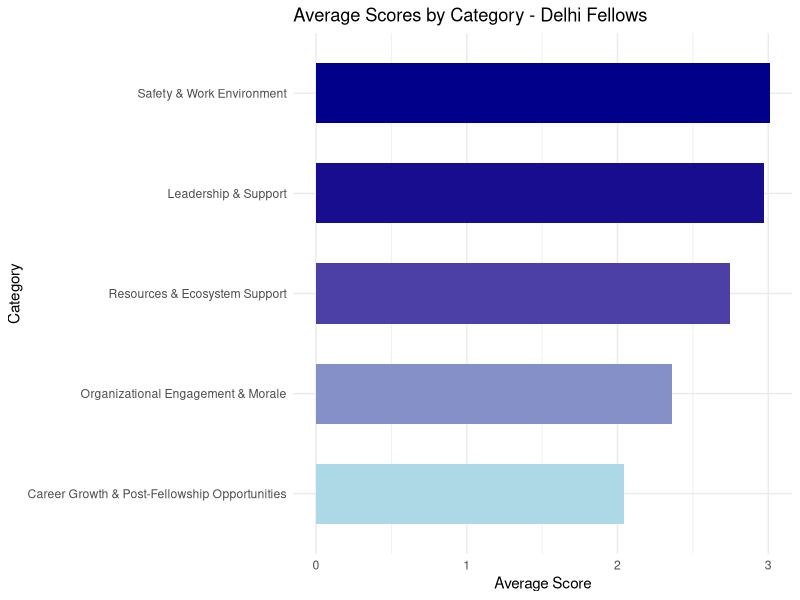

Recreate this plot in R. (Note: this script raises an error after producing the figure.)
#libraries
library(readr)
library(tidyverse)


# Loading Data and Cleaning -----------------------------------------------


#Loading Data (Delhi) (&Deleting the last column)
data <- read_csv("fes.csv")

data_delhi <- data %>%
  filter(City == "Delhi")

data_delhi <- data_delhi[, -ncol(data_delhi)]



# Converting to Likert Scale
data_delhi <- read.csv("data_delhi.csv", stringsAsFactors = FALSE)


likert_mapping <- c("Strongly Disagree" = 1, 
                    "Disagree" = 2, 
                    "Agree" = 3, 
                    "Strongly Agree" = 4, 
                    "na" = NA)


likert_columns <- names(data_delhi)[5:length(data_delhi)]  # bar first 4 columns


data_delhi[likert_columns] <- lapply(data_delhi[likert_columns], function(x) likert_mapping[x])

data_delhi[is.na(data_delhi)] <- 0


# Meta Analysis ------------------------------------------------


# categorizing columns
leadership_support <- c("My.PM.consistently.shares.helpful.and.timely.feedback.on.my.development.as.a.teacher.and.leader.with.me",
                        "My.PM.helps.me.identify.opportunities.within.and.beyond.TFI.that.will.aid.my.development.as.a.leader",
                        "My.PM.is.an.effective.mentor.to.me",
                        "There.is.a.person.s..at.Teach.For.India.that.shares.timely.feedback.with.me.on.my.classroom.s.progress")

resources_ecosystem <- c("There.is.a.sufficient.ecosystem.for.consistent.and.timely.support.in.my.city.that.I.can.access.for.challenges.I.face.while.working.with.the.community.in.which.my.placement.school.is.located",
                         "There.is.a.sufficient.ecosystem.for.consistent.and.timely.support.in.my.city.that.I.can.access.for.the.challenges.I.face.while.working.in.my.placement.school")

career_growth <- c("I.have.access.to.helpful.and.timely.support..resources.and.networks.via.Teach.For.India.to.find.a.suitable.post.Fellowship.opportunity",
                   "I.find.the.Career.options.available.to.me.post.Fellowship.exciting")

organizational_engagement <- c("I.feel.my.work..when.worthy..is.aptly.recognised.and.praised.at.Teach.For.India",
                               "In.my.experience..my.views.are.taken.into.account.and.acted.upon.at.Teach.for.India",
                               "I.feel.comfortable.in.approaching.Senior.Management.with.any.concerns..questions.or.ideas.that.I.have")

safety_work_env <- c("I.feel.safe.working.in.my.placement.school",
                     "I.feel.safe.in.the.community.in.which.in.my.placement.school.is.located")

# mean scores for each category (bit redundant)
category_scores <- data.frame(
  Category = c("Leadership & Support", "Resources & Ecosystem Support", 
               "Career Growth & Post-Fellowship Opportunities", 
               "Organizational Engagement & Morale", "Safety & Work Environment"),
  Average_Score = c(
    mean(colMeans(data_delhi[, leadership_support], na.rm = TRUE)),
    mean(colMeans(data_delhi[, resources_ecosystem], na.rm = TRUE)),
    mean(colMeans(data_delhi[, career_growth], na.rm = TRUE)),
    mean(colMeans(data_delhi[, organizational_engagement], na.rm = TRUE)),
    mean(colMeans(data_delhi[, safety_work_env], na.rm = TRUE))
  )
)

# sorting categories by lowest scores (biggest challenges)
category_scores <- category_scores %>% arrange(Average_Score)

# testing code
print(category_scores)

#Graphs

# bar plot with gradient fill
ggplot(category_scores, aes(x = reorder(Category, Average_Score), y = Average_Score, fill = Average_Score)) +
  geom_bar(stat = "identity", width = 0.6) +
  coord_flip() +  # Horizontal bar chart for better readability
  labs(
    title = "Average Scores by Category - Delhi Fellows",
    x = "Category",
    y = "Average Score"
  ) +
  scale_fill_gradient(
    low = "#ADD8E6",  # Light blue
    #mid = "#576CB9,
    high = "#00008B"  # Dark blue
  ) +
  theme_minimal() +
  theme(legend.position = "none")



# Main Issue Analysis -----------------------------------------------------

# Leadership & Support
leadership_support_df <- data.frame(
  Question = c(
    "My PM consistently shares helpful and timely feedback on my development as a teacher and leader with me",
    "My PM helps me identify opportunities within and beyond TFI that will aid my development as a leader",
    "My PM is an effective mentor to me",
    "There is a person(s) at Teach For India that shares timely feedback with me on my classroom's progress"
  ),
  Score = colMeans(data_delhi[, leadership_support], na.rm = TRUE),
  Category = "Leadership & Support"
)

# Resources & Ecosystem Support
resources_ecosystem_df <- data.frame(
  Question = c(
    "There is a sufficient ecosystem for consistent and timely support in my city that I can access for challenges I face while working with the community in which my placement school is located",
    "There is a sufficient ecosystem for consistent and timely support in my city that I can access for the challenges I face while working in my placement school"
  ),
  Score = colMeans(data_delhi[, resources_ecosystem], na.rm = TRUE),
  Category = "Resources & Ecosystem Support"
)

# Career Growth & Post-Fellowship Opportunities
career_growth_df <- data.frame(
  Question = c(
    "I have access to helpful and timely support, resources and networks via Teach For India to find a suitable post-Fellowship opportunity",
    "I find the Career options available to me post Fellowship exciting"
  ),
  Score = colMeans(data_delhi[, career_growth], na.rm = TRUE),
  Category = "Career Growth & Post-Fellowship Opportunities"
)

# Organizational Engagement & Morale
organizational_engagement_df <- data.frame(
  Question = c(
    "I feel my work, when worthy, is aptly recognised and praised at Teach For India",
    "In my experience, my views are taken into account and acted upon at Teach for India",
    "I feel comfortable in approaching Senior Management with any concerns, questions or ideas that I have"
  ),
  Score = colMeans(data_delhi[, organizational_engagement], na.rm = TRUE),
  Category = "Organizational Engagement & Morale"
)

# Safety & Work Environment
safety_work_env_df <- data.frame(
  Question = c(
    "I feel safe working in my placement school",
    "I feel safe in the community in which in my placement school is located"
  ),
  Score = colMeans(data_delhi[, safety_work_env], na.rm = TRUE),
  Category = "Safety & Work Environment"
)

# all into one data frame (redundant?)
fes_scores_df <- rbind(
  leadership_support_df,
  resources_ecosystem_df,
  career_growth_df,
  organizational_engagement_df,
  safety_work_env_df
)


#Graphs
# Career Growth & Post-Fellowship opportunities
# shortening labels for the questions
career_growth_plot_df$Short_Question <- c(
  "Access to Career Support",
  "Exciting Career Options"
)

# custom colors (for easy do overs)
custom_colors <- c("#3498db", "#e74c3c")

# bar chart
ggplot(career_growth_plot_df, aes(x = reorder(Short_Question, Score), y = Score, fill = Short_Question)) +
  geom_col(show.legend = FALSE) +
  coord_flip() +
  scale_fill_manual(values = custom_colors) +
  labs(
    title = "Career Growth & Post-Fellowship Opportunities",
    x = "Question",
    y = "Average Score"
  ) +
  theme_minimal() +
  theme(
    text = element_text(size = 12),
    axis.text.x = element_text(size = 10),
    axis.text.y = element_text(size = 12, face = "bold")
  )

# Organisational Engagement & Morale
# Shortening question labels
organizational_engagement_df$Short_Question <- c(
  "Work Recognition",
  "Views Considered",
  "Approach Senior Mgmt"
)

#  custom colors
org_custom_colors <- c("#3498db", "#e74c3c", "#9b59b6") 

# bar chart
ggplot(organizational_engagement_df, aes(x = reorder(Short_Question, Score), y = Score, fill = Short_Question)) +
  geom_col(show.legend = FALSE) +
  coord_flip() +
  scale_fill_manual(values = org_custom_colors) +
  labs(
    title = "Organizational Engagement & Morale",
    x = "Question",
    y = "Average Score"
  ) +
  theme_minimal() +
  theme(
    text = element_text(size = 12),
    axis.text.x = element_text(size = 10),
    axis.text.y = element_text(size = 12, face = "bold")
  )


# Resource and Ecosystem Support
# Shorten question labels
resources_ecosystem_df$Short_Question <- c(
  "Community Support",
  "School Support"
)

# Define custom colors
resources_custom_colors <- c("#3498db", "#e74c3c")

# Create bar chart
ggplot(resources_ecosystem_df, aes(x = reorder(Short_Question, Score), y = Score, fill = Short_Question)) +
  geom_col(show.legend = FALSE) +
  coord_flip() +
  scale_fill_manual(values = resources_custom_colors) +
  labs(
    title = "Resources & Ecosystem Support",
    x = "Question",
    y = "Average Score"
  ) +
  theme_minimal() +
  theme(
    text = element_text(size = 12),
    axis.text.x = element_text(size = 10),
    axis.text.y = element_text(size = 12, face = "bold")
  )


# Beautified Graphs -------------------------------------------------------

# Career Growth & Post-Fellowship opportunities
ggplot(career_growth_plot_df, aes(x = reorder(Short_Question, Score), y = Score, fill = Score)) +
  geom_col(show.legend = FALSE, width = 0.6, color = "black", size = 0.3) +
  geom_text(aes(label = round(Score, 2)), hjust = -0.2, size = 5, fontface = "bold", color = "black") +
  coord_flip() +
  scale_fill_gradient(low = "#D55E00", high = "#0072B2") +  # Gradient color
  labs(
    title = "📈 Career Growth & Post-Fellowship Opportunities",
    x = NULL,
    y = "Average Score"
  ) +
  theme_minimal(base_size = 14) +
  theme(
    plot.background = element_rect(fill = "grey92", color = NA),  # Overall Grey Background
    panel.background = element_rect(fill = "grey80", color = NA),  # Grey Axis Area
    plot.title = element_text(face = "bold", hjust = 0.5, size = 18, color = "#222222", margin = margin(b = 10)),
    axis.text.y = element_text(face = "bold", size = 12, color = "#444444"),
    panel.grid.major.y = element_blank(),
    panel.grid.minor = element_blank()
  )

# Resources & Ecosystem Support 
ggplot(resources_ecosystem_df, aes(x = reorder(Short_Question, Score), y = Score, fill = Score)) +
  geom_col(show.legend = FALSE, width = 0.6, color = "black", size = 0.3) +
  geom_text(aes(label = round(Score, 2)), hjust = -0.2, size = 5, fontface = "bold", color = "black") +
  coord_flip() +
  scale_fill_gradient(low = "#D55E00", high = "#0072B2") +  # Gradient color
  labs(
    title = "🌍 Resources & Ecosystem Support",
    x = NULL,
    y = "Average Score"
  ) +
  theme_minimal(base_size = 14) +
  theme(
    plot.background = element_rect(fill = "grey92", color = NA),  # Overall Grey Background
    panel.background = element_rect(fill = "grey80", color = NA),  # Grey Axis Area
    plot.title = element_text(face = "bold", hjust = 0.5, size = 18, color = "#222222", margin = margin(b = 10)),
    axis.text.y = element_text(face = "bold", size = 12, color = "#444444"),
    panel.grid.major.y = element_blank(),
    panel.grid.minor = element_blank()
  )

# Organizational Engagement & Morale
ggplot(organizational_engagement_df, aes(x = reorder(Short_Question, Score), y = Score, fill = Score)) +
  geom_col(show.legend = FALSE, width = 0.6, color = "black", size = 0.3) +
  geom_text(aes(label = round(Score, 2)), hjust = -0.2, size = 5, fontface = "bold", color = "black") +
  coord_flip() +
  scale_fill_gradient(low = "#D55E00", high = "#0072B2") +  # Gradient color
  labs(
    title = "🏢 Organizational Engagement & Morale",
    x = NULL,
    y = "Average Score"
  ) +
  theme_minimal(base_size = 14) +
  theme(
    plot.background = element_rect(fill = "grey92", color = NA),  # Overall Grey Background
    panel.background = element_rect(fill = "grey80", color = NA),  # Grey Axis Area
    plot.title = element_text(face = "bold", hjust = 0.5, size = 18, color = "#222222", margin = margin(b = 10)),
    axis.text.y = element_text(face = "bold", size = 12, color = "#444444"),
    panel.grid.major.y = element_blank(),
    panel.grid.minor = element_blank()
  )




